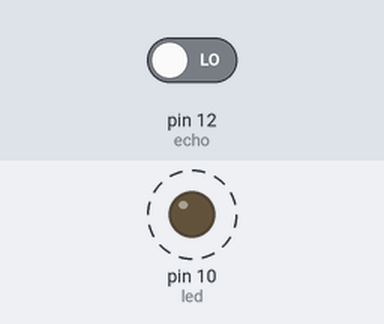
A sketch run on a simulated Arduino Uno, built with avr-gcc and run on an emulated ATmega328P. Parts: output pins drawn as LEDs (lit = HIGH). Dashed ring = blinking. The test bench sets the inputs (shaded band); at power-on: pin 12 (echo) LOW. Pins used as bus, display or sensor lines are not drawn; what the sketch prints to the serial monitor is not drawn.

Above: at 0.5 s.
Timing chart, 0 to 3.0 s (numbered marks = the images above):
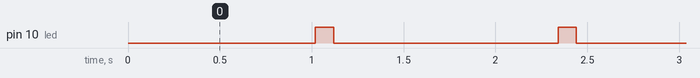

The sketch:

1.ino
```cpp
const int trig = 13;
const int echo = 12;
const int led = 10;
float distance_cm;
void setup() {
  Serial.begin(9600);
  pinMode(trig, OUTPUT);
  pinMode(echo, INPUT);
  pinMode(led, OUTPUT);
}

void loop() {
  digitalWrite(trig, LOW);
  delay(10);
  digitalWrite(trig, HIGH);
  delay(10);
  digitalWrite(trig, LOW);
  distance_cm = pulseIn(echo, HIGH) / 58.8;
  distance_cm = (int (distance_cm * 100.0)) / 100.0;

  if (distance_cm < 10.00) {
    digitalWrite(led, HIGH);
    delay(100);
    digitalWrite(led, LOW);
    delay(100);
  } else {
    digitalWrite(led, LOW);
  }

  Serial.print("Distance:");
  Serial.print(distance_cm);
  Serial.println("cm");
  delay(100);
}
```

Measured:
- by itself, pin 10 (led): alternates HIGH for 0.10 s and LOW for 1.2 s
